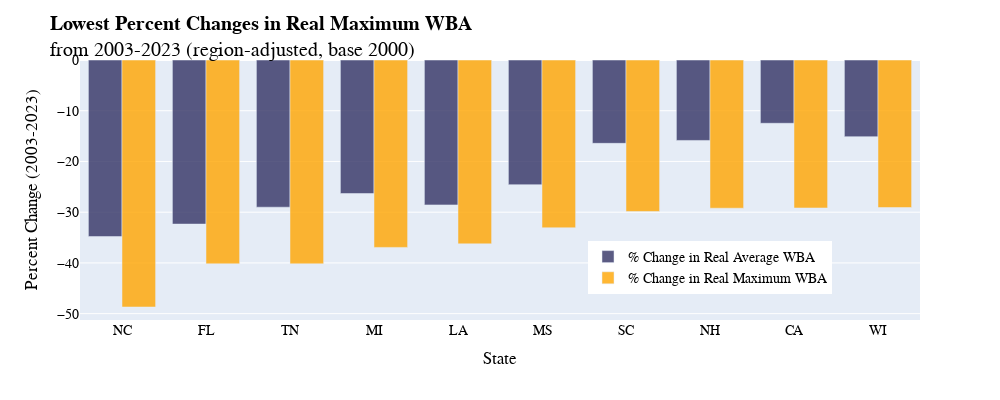

Notebook source saved alongside this figure:
### Code cell
fig1 = px.bar(percent_changes.sort_values(by='% Change in Real Maximum WBA').iloc[range(10),:], 
             x='State', 
             y=['% Change in Real Average WBA', '% Change in Real Maximum WBA'], 
             color_discrete_sequence=['rgba(50,50,100,0.8)', 'rgba(255, 165, 0,0.8)'])
fig1.update_traces(showlegend=True)
fig1.update_layout(
    title_text="<b>Lowest Percent Changes in Real Maximum WBA</b> <br>from 2003-2023 (region-adjusted, base 2000)",
    width= 1000,
    height=400,
    barmode='group',
                   xaxis_title="State", yaxis_title="Percent Change (2003-2023)",
                   font=dict(
                        family="Cambria",  
                        size=14,         
                        color="black",
                    ),
                   legend=dict(
                        title = "",
                        orientation="v",     
                        x=0.75,
                        xanchor="center",
                        y=0.1
                    )
                  )
fig1.update_traces(width=0.4) 
fig1.show()

### Figure 1 — Plotly figure (JSON) as saved in the notebook; plotly's stock layout.template omitted (floating-point values rounded to 4 significant figures)
{"data": [{"alignmentgroup": "True", "hovertemplate": "variable=% Change in Real Average WBA<br>State=%{x}<br>value=%{y}<extra></extra>", "legendgroup": "% Change in Real Average WBA", "marker": {"color": "rgba(50,50,100,0.8)", "pattern": {"shape": ""}}, "name": "% Change in Real Average WBA", "offsetgroup": "% Change in Real Average WBA", "orientation": "v", "showlegend": true, "textposition": "auto", "type": "bar", "width": 0.4, "x": ["NC", "FL", "TN", "MI", "LA", "MS", "SC", "NH", "CA", "WI"], "xaxis": "x", "y": [-34.8, -32.34, -29.01, -26.32, -28.56, -24.58, -16.43, -15.86, -12.47, -15.11], "yaxis": "y"}, {"alignmentgroup": "True", "hovertemplate": "variable=% Change in Real Maximum WBA<br>State=%{x}<br>value=%{y}<extra></extra>", "legendgroup": "% Change in Real Maximum WBA", "marker": {"color": "rgba(255, 165, 0,0.8)", "pattern": {"shape": ""}}, "name": "% Change in Real Maximum WBA", "offsetgroup": "% Change in Real Maximum WBA", "orientation": "v", "showlegend": true, "textposition": "auto", "type": "bar", "width": 0.4, "x": ["NC", "FL", "TN", "MI", "LA", "MS", "SC", "NH", "CA", "WI"], "xaxis": "x", "y": [-48.69, -40.18, -40.18, -36.94, -36.24, -33.07, -29.86, -29.22, -29.17, -29.08], "yaxis": "y"}], "layout": {"barmode": "group", "font": {"color": "black", "family": "Cambria", "size": 14}, "height": 400, "legend": {"orientation": "v", "title": {"text": ""}, "tracegroupgap": 0, "x": 0.75, "xanchor": "center", "y": 0.1}, "margin": {"t": 60}, "title": {"text": "<b>Lowest Percent Changes in Real Maximum WBA</b> <br>from 2003-2023 (region-adjusted, base 2000)"}, "width": 1000, "xaxis": {"anchor": "y", "autorange": true, "domain": [0, 1], "range": [-0.5, 9.5], "title": {"text": "State"}, "type": "category"}, "yaxis": {"anchor": "x", "autorange": true, "domain": [0, 1], "range": [-51.25, 0], "title": {"text": "Percent Change (2003-2023)"}, "type": "linear"}}}
